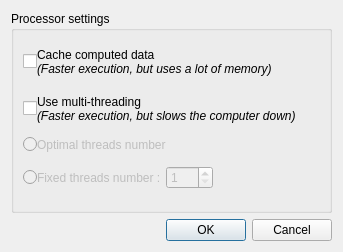
<?xml version="1.0" encoding="UTF-8"?>
<ui version="4.0">
 <class>EditSettingsDialog</class>
 <widget class="QDialog" name="EditSettingsDialog">
  <property name="geometry">
   <rect>
    <x>0</x>
    <y>0</y>
    <width>343</width>
    <height>252</height>
   </rect>
  </property>
  <property name="windowTitle">
   <string>Settings</string>
  </property>
  <layout class="QVBoxLayout" name="verticalLayout">
   <item>
    <widget class="QGroupBox" name="groupBox">
     <property name="title">
      <string>Processor settings</string>
     </property>
     <layout class="QGridLayout" name="gridLayout" columnstretch="0,0,0,1">
      <property name="horizontalSpacing">
       <number>0</number>
      </property>
      <item row="3" column="1">
       <widget class="QLabel" name="label_3">
        <property name="enabled">
         <bool>false</bool>
        </property>
        <property name="text">
         <string>Optimal threads number</string>
        </property>
       </widget>
      </item>
      <item row="4" column="2">
       <widget class="QSpinBox" name="spinBox">
        <property name="enabled">
         <bool>false</bool>
        </property>
        <property name="minimum">
         <number>1</number>
        </property>
        <property name="maximum">
         <number>512</number>
        </property>
       </widget>
      </item>
      <item row="2" column="0">
       <widget class="QCheckBox" name="checkBox_2"/>
      </item>
      <item row="3" column="0">
       <widget class="QRadioButton" name="radioButton">
        <property name="enabled">
         <bool>false</bool>
        </property>
       </widget>
      </item>
      <item row="0" column="0">
       <widget class="QCheckBox" name="checkBox"/>
      </item>
      <item row="4" column="0">
       <widget class="QRadioButton" name="radioButton_2">
        <property name="enabled">
         <bool>false</bool>
        </property>
       </widget>
      </item>
      <item row="4" column="1">
       <widget class="QLabel" name="label_4">
        <property name="enabled">
         <bool>false</bool>
        </property>
        <property name="text">
         <string>Fixed threads number :</string>
        </property>
       </widget>
      </item>
      <item row="1" column="1">
       <spacer name="verticalSpacer">
        <property name="orientation">
         <enum>Qt::Vertical</enum>
        </property>
        <property name="sizeType">
         <enum>QSizePolicy::Fixed</enum>
        </property>
        <property name="sizeHint" stdset="0">
         <size>
          <width>20</width>
          <height>5</height>
         </size>
        </property>
       </spacer>
      </item>
      <item row="2" column="1" colspan="3">
       <widget class="QLabel" name="label_2">
        <property name="text">
         <string>&lt;html&gt;Use multi-threading&lt;br/&gt;&lt;span style=&quot; font-size:9pt; font-style:italic;&quot;&gt;(Faster execution, but slows the computer down)&lt;/span&gt;&lt;/html&gt;</string>
        </property>
       </widget>
      </item>
      <item row="0" column="1" colspan="3">
       <widget class="QLabel" name="label">
        <property name="text">
         <string>&lt;html&gt;Cache computed data&lt;br/&gt;&lt;span style=&quot; font-size:9pt; font-style:italic;&quot;&gt;(Faster execution, but uses a lot of memory)&lt;/span&gt;&lt;/html&gt;</string>
        </property>
       </widget>
      </item>
     </layout>
    </widget>
   </item>
   <item>
    <widget class="QDialogButtonBox" name="buttonBox">
     <property name="orientation">
      <enum>Qt::Horizontal</enum>
     </property>
     <property name="standardButtons">
      <set>QDialogButtonBox::Cancel|QDialogButtonBox::Ok</set>
     </property>
    </widget>
   </item>
  </layout>
 </widget>
 <resources/>
 <connections>
  <connection>
   <sender>buttonBox</sender>
   <signal>accepted()</signal>
   <receiver>EditSettingsDialog</receiver>
   <slot>accept()</slot>
   <hints>
    <hint type="sourcelabel">
     <x>248</x>
     <y>254</y>
    </hint>
    <hint type="destinationlabel">
     <x>157</x>
     <y>274</y>
    </hint>
   </hints>
  </connection>
  <connection>
   <sender>buttonBox</sender>
   <signal>rejected()</signal>
   <receiver>EditSettingsDialog</receiver>
   <slot>reject()</slot>
   <hints>
    <hint type="sourcelabel">
     <x>316</x>
     <y>260</y>
    </hint>
    <hint type="destinationlabel">
     <x>286</x>
     <y>274</y>
    </hint>
   </hints>
  </connection>
 </connections>
</ui>
